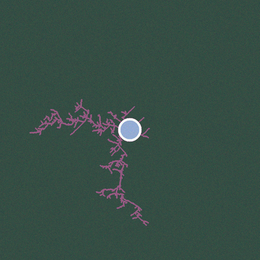
%> input picture artificial_colored/c45.png, 260 x 260 px, shrunk from 800 x 800 before the run
$ octave skew_gen_main.m   (GNU Octave 9; MATLAB toolbox functions it lacks are replaced by stand-ins)
%> lines starting %> are read from the running program, lines starting %| are printed output that depends on the picture; in (x1, y1, x2, y2) boxes, pixels count from 0 and x2, y2 are one past the last pixel; in counts of white or black regions, pixels touching at a corner belong together; the program's own positions count from 1
### image_projective_4p.m
function img = image_projective_4p(filename,a)
%> called with filename = './artificial_colored/c45.png', a = 1

img1=imread(filename);
%> img1 is the input picture: size 260x260x3 uint8; mean R, G, B 55.1, 78.5, 69.6
[h1,w1]=size(rgb2gray(img1));
%> h1 = 260; w1 = 260
mask=uint8(ones(h1,w1));
%> mask: size 260x260 uint8; every value is 1

img2 = zeros(h1,w1);
%> img2: size 260x260 double; every value is 0
[h2,w2]=size(img2);
%> h2 = 260; w2 = 260

p1=[1,1;w1,1;1,h1;w1,h1];
%> p1 = [1 1; 260 1; 1 260; 260 260]
p2=[1+a, 1;w1-a, 1; 1+a, h1; w1-a, h1];
%> p2 = [2 1; 259 1; 2 260; 259 260]

T=calc_homography(p1,p2);
%> in calc_homography, `xaxb = points2(:,1) .* points1(:,1);`: xaxb = [2; 67340; 2; 67340]
%> in calc_homography, `xayb = points2(:,1) .* points1(:,2);`: xayb = [2; 259; 520; 67340]
%> in calc_homography, `yaxb = points2(:,2) .* points1(:,1);`: yaxb = [1; 260; 260; 67600]
%> in calc_homography, `yayb = points2(:,2) .* points1(:,2);`: yayb = [1; 1; 67600; 67600]
%> in calc_homography, `[~,~,V] = svd(A);`: V = [0.00163 0.00274 0.374 -0.168 0.391 -0.59 -0.291 0.0117 0.496; 0.00109 -5.22e-06 0.602 0.644 0.277 0.383 -0.00448 0.000151 -9.85e-16; 6.29e-06 1.04e-05 0.00233 0.00117 0.004 0.00158 0.863 -0.031 0.504; 0.00109 5.29e-06 -0.6 0.645 0.304 -0.362 0.000133 0.00386 1.23e-14; 0.00164 -0.00273 -0.372 -0.169 0.352 0.611 -0.293 0.0118 0.5; 6.31e-06 -1.05e-05 -0.00232 0.00118 0.00406 -0.00131 -0.0359 -0.999 -3.18e-12; -0.706 -0.708 0.00144 -0.000163 0.0031 -0.00222 3.2e-07 1.49e-05 0; -0.708 0.706 -0.00143 -0.000168 0.00295 0.00243 -1.74e-05 7e-07 0; -0.00326 5.27e-06 -0.00101 0.335 -0.744 -0.0266 -0.289 0.00777 0.5]
%> in calc_homography, `h = V(:,9) ./ V(9,9);`: h = [0.992; -1.97e-15; 1.01; 2.47e-14; 1; -6.36e-12; 0; 0; 1]
%> in calc_homography, `T= reshape(h,3,3);`: T = [0.992 2.47e-14 0; -1.97e-15 1 0; 1.01 -6.36e-12 1]
T=maketform('projective',T);
%> T = {ndims_in 2, ndims_out 2}

[imgn, X, Y]=imtransform(img1,T);
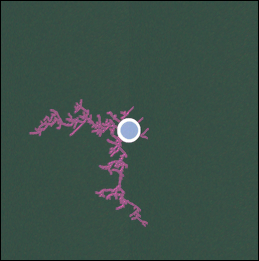
%> imgn: size 261x259x3 uint8; mean R, G, B 58.3, 79.4, 70.7
%> X = [2 260]; Y = [1 261]
mask=imtransform(mask,T);
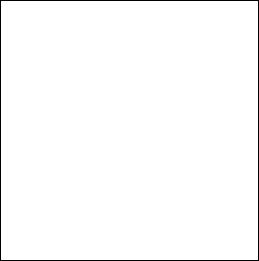
%> mask: size 261x259 uint8; values 0 (black) and 1 (white), 98.5% white; black in thin lines or dots

T2=eye(3);
if X(1)>0, T2(3,1)= X(1); end
if Y(1)>0, T2(3,2)= Y(1); end
T2=maketform('affine',T2);
%> T2 = {ndims_in 2, ndims_out 2}
imgn=imtransform(imgn,T2,'XData',[1 w2],'YData',[1 h2]);
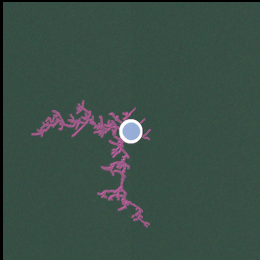
%> imgn: size 260x260x3 uint8; mean R, G, B 58, 79.1, 70.4
mask=imtransform(mask,T2,'XData',[1 w2],'YData',[1 h2]);
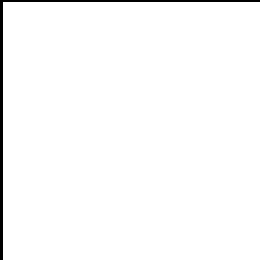
%> mask: size 260x260 uint8; values 0 (black) and 1 (white), 98.1% white; 1 black region, box (x1, y1, x2, y2) and area: (0, 0, 260, 260) 1294

img2 = im2uint8(img2);
%> img2: size 260x260 uint8; every value is 0
img=img2.*(1-mask)+imgn.*mask;
imshow(img,[])

### calc_homography.m
function T = calc_homography(points1, points2)

    xaxb = points2(:,1) .* points1(:,1);
    xayb = points2(:,1) .* points1(:,2);
    yaxb = points2(:,2) .* points1(:,1);
    yayb = points2(:,2) .* points1(:,2);

    A = zeros(size(points1, 1)*2, 9);
    A(1:2:end,3) = 1;
    A(2:2:end,6) = 1;
    A(1:2:end,1:2) = points1;
    A(2:2:end,4:5) = points1;
    A(1:2:end,7) = -xaxb;
    A(1:2:end,8) = -xayb;
    A(2:2:end,7) = -yaxb;
    A(2:2:end,8) = -yayb;
    A(1:2:end,9) = -points2(:,1);
    A(2:2:end,9) = -points2(:,2);

    [~,~,V] = svd(A);
    h = V(:,9) ./ V(9,9);
    T= reshape(h,3,3);
end

### results_skewness/skew_gen_main.m
for index = 1:2:150
    img = image_projective_4p('./artificial_colored/c45.png',index);
    eval(['name = "./results_skewness/sc45k' num2str(index) '.png";']);
    name = char(name);
    imwrite(img, name);
end
